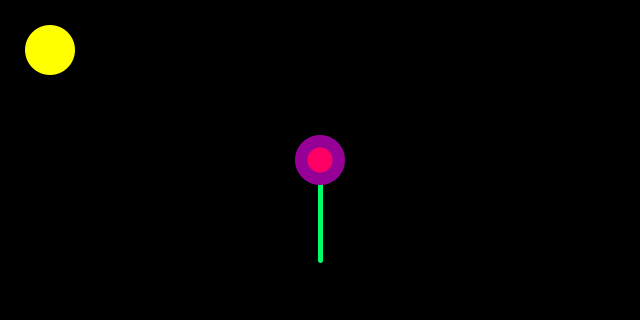
Frame 1 (no input)
Frame 60 (the mouse pressed at the canvas centre just before this capture): identical to frame 1, image omitted
Frame 120 (the mouse held since frame 60 and released just before this capture): identical to frame 1, image omitted

The Processing sketch that drew this single still picture (run headless with seeded random() and noise(); from frame 60 on, the mouse is pressed at the canvas centre):

// Processing sketch: Simple_Flower_Scene
// ── Simple_Flower_Scene.pde
void setup() {
  size(640, 320);
}

void draw() {
  background(0);

  //sun
  noStroke();
  fill(255, 255, 0);
  circle( 50, 50, 50);


  //stem
  strokeWeight(5);
  stroke(0, 255, 100);
  line(320, 160, 320, 260);
  
  //flower outer
  noStroke();
  fill(150, 0, 150);
  circle(320, 160, 50);
  
  //flower center
  noStroke();
  fill(255, 0, 100);
  circle( 320, 160, 25);
}
